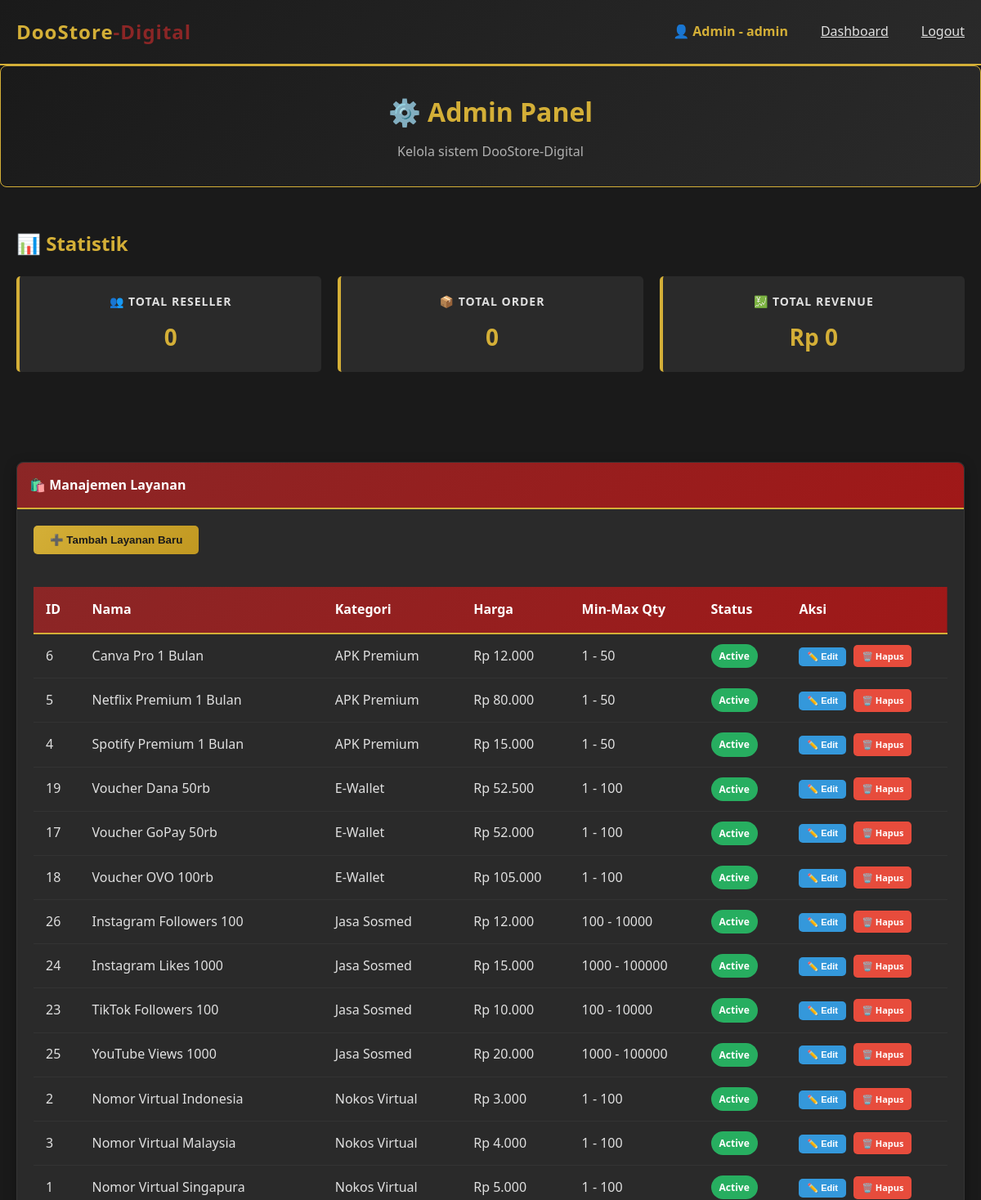
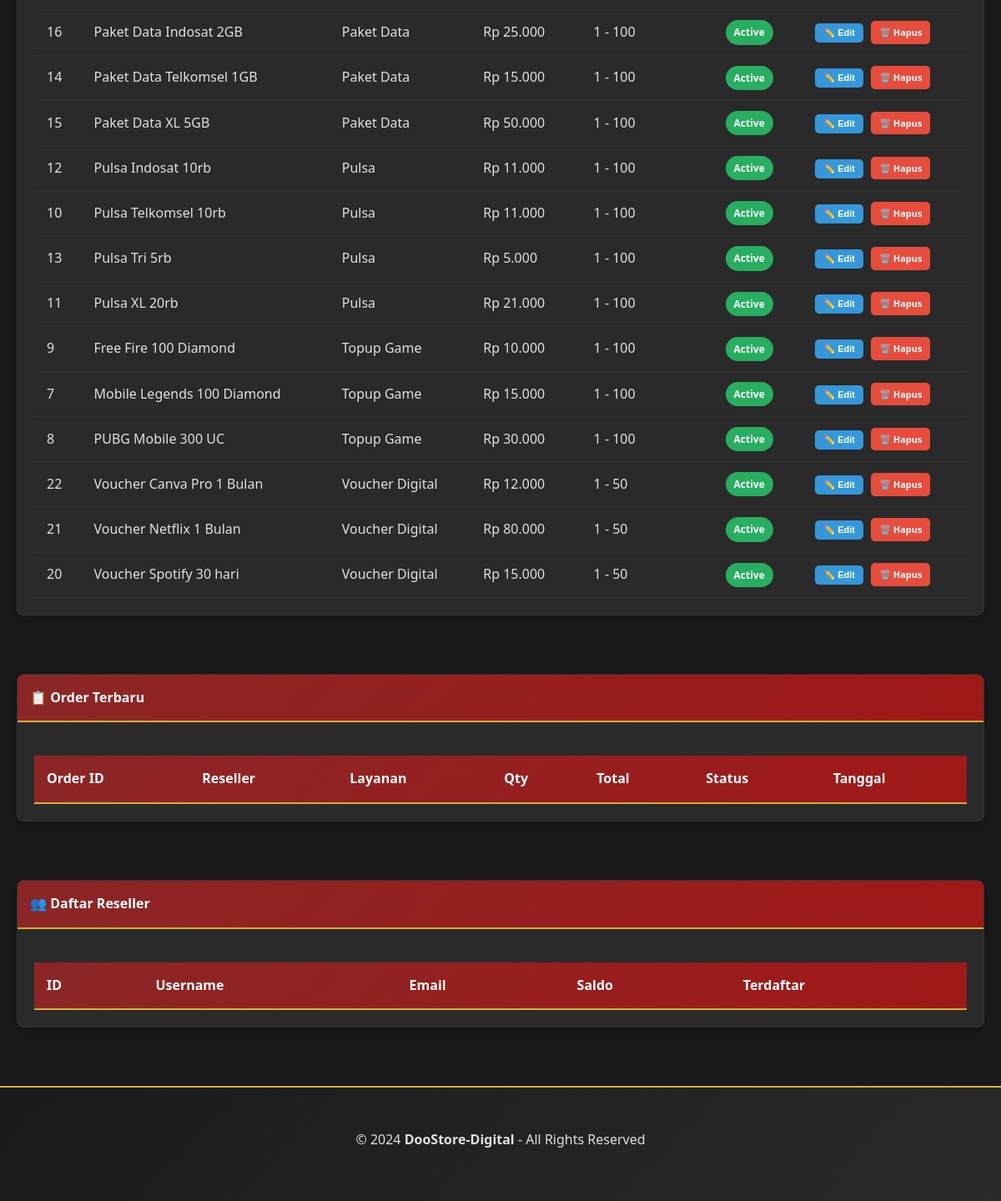
/admin.php (signed in), run on the app's committed database (2 pictures, top to bottom).
### tables this page shows
CREATE TABLE services (
    id INT PRIMARY KEY AUTO_INCREMENT,
    name VARCHAR(100) NOT NULL,
    category VARCHAR(50) NOT NULL,
    price DECIMAL(15, 2) NOT NULL,
    min_qty INT DEFAULT 1,
    max_qty INT DEFAULT 1000,
    description TEXT,
    status ENUM('active', 'inactive') DEFAULT 'active',
    created_at TIMESTAMP DEFAULT CURRENT_TIMESTAMP,
    updated_at TIMESTAMP DEFAULT CURRENT_TIMESTAMP ON UPDATE CURRENT_TIMESTAMP,
    INDEX idx_category (category),
    INDEX idx_status (status)
);

### config.php (called while the page is built, shortened)
<?php
function formatCurrency($amount) {
    return 'Rp ' . number_format($amount, 0, ',', '.');
}
?>

### admin.php (the view, shortened to what this page needs)
<?php
include 'config.php';
$username = $_SESSION['username'];
$stmt = $conn->prepare("SELECT * FROM services ORDER BY category, name");
$stmt->execute();
$services = $stmt->get_result()->fetch_all(MYSQLI_ASSOC);
$stmt = $conn->prepare("SELECT COUNT(*) as total FROM users WHERE role = 'reseller'");
$stmt->execute();
$total_resellers = $stmt->get_result()->fetch_assoc()['total'];
$stmt = $conn->prepare("SELECT COUNT(*) as total FROM orders");
$stmt->execute();
$total_orders = $stmt->get_result()->fetch_assoc()['total'];
$stmt = $conn->prepare("SELECT SUM(total) as total FROM orders WHERE status = 'completed'");
$stmt->execute();
$revenue = $stmt->get_result()->fetch_assoc()['total'] ?? 0;
?>
<!DOCTYPE html>
<html lang="id">
<head>
    <link rel="stylesheet" href="style.css">
</head>
<body>
    <nav class="navbar">
        <div class="container" style="display: flex; justify-content: space-between; align-items: center;">
            <div class="navbar-brand">
                <a href="index.php" style="text-decoration: none; color: inherit;">
                    DooStore<span>-Digital</span>
                </a>
            </div>
            <div style="display: flex; gap: 20px; align-items: center;">
                <span style="color: #d4af37; font-weight: bold;">👤 Admin - <?php echo $username; ?></span>
                <a href="dashboard.php" class="nav-link">Dashboard</a>
                <a href="logout.php" class="nav-link" style="color: #e74c3c;">Logout</a>
            </div>
        </div>
    </nav>
    <div class="dashboard-header">
        <h1>⚙️ Admin Panel</h1>
        <p style="color: #b0b0b0; margin-top: 10px;">Kelola sistem DooStore-Digital</p>
    </div>
    <div class="container section">
        <h2 style="color: #d4af37; margin-bottom: 20px;">📊 Statistik</h2>
        <div class="row col-3">
            <div class="stat-box">
                <h3>👥 Total Reseller</h3>
                <div class="value"><?php echo $total_resellers; ?></div>
            </div>
            <div class="stat-box">
                <h3>📦 Total Order</h3>
                <div class="value"><?php echo $total_orders; ?></div>
            </div>
            <div class="stat-box">
                <h3>💹 Total Revenue</h3>
                <div class="value"><?php echo formatCurrency($revenue); ?></div>
            </div>
        </div>
    </div>
    <div class="container section">
        <div class="card">
            <div class="card-header">🛍️ Manajemen Layanan</div>
            <div class="card-body">
                <button onclick="toggleModal('addServiceModal')" class="btn btn-primary" style="margin-bottom: 20px;">
                    ➕ Tambah Layanan Baru
                </button>
                <table class="table">
                    <thead>
                        <tr>
                            <th>ID</th>
                            <th>Nama</th>
                            <th>Kategori</th>
                            <th>Harga</th>
                            <th>Min-Max Qty</th>
                            <th>Status</th>
                            <th>Aksi</th>
                        </tr>
                    </thead>
                    <tbody>
                        <?php foreach ($services as $service): ?>
                            <tr>
                                <td><?php echo $service['id']; ?></td>
                                <td><?php echo $service['name']; ?></td>
                                <td><?php echo $service['category']; ?></td>
                                <td><?php echo formatCurrency($service['price']); ?></td>
                                <td><?php echo $service['min_qty'] . ' - ' . $service['max_qty']; ?></td>
                                <td>
                                    <span class="badge <?php echo $service['status'] === 'active' ? 'badge-success' : 'badge-danger'; ?>">
                                        <?php echo ucfirst($service['status']); ?>
                                    </span>
                                </td>
                                <td>
                                    <button onclick="editService(<?php echo htmlspecialchars(json_encode($service)); ?>)" class="btn btn-info btn-sm" style="padding: 5px 10px; font-size: 11px;">
                                        ✏️ Edit
                                    </button>
                                    <a href="admin.php?action=delete&id=<?php echo $service['id']; ?>" class="btn btn-danger btn-sm" style="padding: 5px 10px; font-size: 11px; margin-left: 5px;" onclick="return confirm('Yakin ingin menghapus?')">
                                        🗑️ Hapus
                                    </a>
                                </td>
                            </tr>
                        <?php endforeach; ?>
                    </tbody>
                </table>
            </div>
        </div>
    </div>
    <div class="container section">
        <div class="card">
            <div class="card-header">📋 Order Terbaru</div>
            <div class="card-body">
                <table class="table">
                    <thead>
                        <tr>
                            <th>Order ID</th>
                            <th>Reseller</th>
                            <th>Layanan</th>
                            <th>Qty</th>
                            <th>Total</th>
                            <th>Status</th>
                            <th>Tanggal</th>
                        </tr>
                    </thead>
                </table>
            </div>
        </div>
    </div>
    <div class="container section">
        <div class="card">
            <div class="card-header">👥 Daftar Reseller</div>
            <div class="card-body">
                <table class="table">
                    <thead>
                        <tr>
                            <th>ID</th>
                            <th>Username</th>
                            <th>Email</th>
                            <th>Saldo</th>
                            <th>Terdaftar</th>
                        </tr>
                    </thead>
                </table>
            </div>
        </div>
    </div>
    <footer>
        <div class="container">
            <p style="margin-bottom: 10px;">&copy; 2024 <strong>DooStore-Digital</strong> - All Rights Reserved</p>
        </div>
    </footer>
</body>
</html>

### style.css (style rules this page uses)
* { margin: 0; padding: 0; box-sizing: border-box; }
:root { --primary: #1a1a1a; --secondary: #d4af37; --accent: #8b2626; --text: #e0e0e0; --text-dark: #1a1a1a; --border: #333; --hover: #2a2a2a; --success: #27ae60; --danger: #e74c3c; --warning: #f39c12; --info: #3498db; }
body { font-family: 'Segoe UI', Tahoma, Geneva, Verdana, sans-serif; background-color: var(--primary); color: var(--text); line-height: 1.6; }
.navbar { background: linear-gradient(135deg, #1a1a1a 0%, #2a2a2a 100%); border-bottom: 2px solid var(--secondary); padding: 0; margin: 0; box-shadow: 0 2px 10px rgba(0, 0, 0, 0.5); }
.navbar-brand { font-size: 24px; font-weight: bold; color: var(--secondary) !important; letter-spacing: 1px; }
.navbar-brand span { color: var(--accent); }
.nav-link { color: var(--text) !important; margin-left: 20px; transition: all 0.3s ease; position: relative; }
.nav-link::after { content: ''; position: absolute; bottom: 0; left: 0; width: 0; height: 2px; background-color: var(--secondary); transition: width 0.3s ease; }
.container { max-width: 1200px; margin: 0 auto; padding: 20px; }
.section { margin: 30px 0; }
.card { background-color: #2a2a2a; border: 1px solid var(--border); border-radius: 8px; box-shadow: 0 4px 15px rgba(0, 0, 0, 0.3); transition: all 0.3s ease; color: var(--text); }
.card-header { background: linear-gradient(135deg, var(--accent) 0%, #a01818 100%); color: white; border-bottom: 2px solid var(--secondary); padding: 15px; border-radius: 8px 8px 0 0; font-weight: bold; }
.card-body { padding: 20px; }
.btn { padding: 10px 20px; border-radius: 5px; font-weight: 600; border: none; cursor: pointer; transition: all 0.3s ease; display: inline-block; text-align: center; text-decoration: none; }
.btn-primary { background: linear-gradient(135deg, var(--secondary) 0%, #c19821 100%); color: var(--text-dark); }
.btn-danger { background-color: var(--danger); color: white; }
.btn-info { background-color: var(--info); color: white; }
.btn-sm { padding: 6px 12px; font-size: 13px; }
.table { width: 100%; border-collapse: collapse; margin-top: 20px; }
.table thead { background: linear-gradient(135deg, var(--accent) 0%, #a01818 100%); }
.table thead th { color: white; padding: 15px; text-align: left; font-weight: bold; border-bottom: 2px solid var(--secondary); }
.table tbody tr { border-bottom: 1px solid var(--border); transition: all 0.3s ease; }
.table tbody td { padding: 12px 15px; }
.dashboard-header { background: linear-gradient(135deg, #1a1a1a 0%, #2a2a2a 100%); border: 1px solid var(--secondary); padding: 30px; border-radius: 8px; margin-bottom: 30px; text-align: center; }
.dashboard-header h1 { color: var(--secondary); font-size: 32px; margin-bottom: 10px; }
.stat-box { background-color: #2a2a2a; border-left: 4px solid var(--secondary); padding: 20px; border-radius: 5px; margin-bottom: 20px; text-align: center; }
.stat-box h3 { color: var(--text); font-size: 14px; margin-bottom: 10px; text-transform: uppercase; letter-spacing: 1px; }
.stat-box .value { color: var(--secondary); font-size: 28px; font-weight: bold; }
.row { display: grid; grid-template-columns: repeat(auto-fit, minmax(300px, 1fr)); gap: 20px; margin: 20px 0; }
.col-3 { grid-template-columns: repeat(3, 1fr); }
.badge { display: inline-block; padding: 5px 10px; border-radius: 20px; font-size: 12px; font-weight: bold; margin-right: 5px; }
.badge-success { background-color: var(--success); color: white; }
footer { background: linear-gradient(135deg, #1a1a1a 0%, #2a2a2a 100%); border-top: 2px solid var(--secondary); color: var(--text); text-align: center; padding: 30px 20px; margin-top: 50px; }
footer p { margin: 0; }

### data on the page
services: id "6", name "Canva Pro 1 Bulan", category "APK Premium", price "Rp 12.000", min_qty "1", max_qty "50", status "Active"
services: id "5", name "Netflix Premium 1 Bulan", category "APK Premium", price "Rp 80.000", min_qty "1", max_qty "50", status "Active"
services: id "4", name "Spotify Premium 1 Bulan", category "APK Premium", price "Rp 15.000", min_qty "1", max_qty "50", status "Active"
services: id "19", name "Voucher Dana 50rb", category "E-Wallet", price "Rp 52.500", min_qty "1", max_qty "100", status "Active"
services: id "17", name "Voucher GoPay 50rb", category "E-Wallet", price "Rp 52.000", min_qty "1", max_qty "100", status "Active"
services: id "18", name "Voucher OVO 100rb", category "E-Wallet", price "Rp 105.000", min_qty "1", max_qty "100", status "Active"
services: id "26", name "Instagram Followers 100", category "Jasa Sosmed", price "Rp 12.000", min_qty "100", max_qty "10000", status "Active"
services: id "24", name "Instagram Likes 1000", category "Jasa Sosmed", price "Rp 15.000", min_qty "1000", max_qty "100000", status "Active"
services: id "23", name "TikTok Followers 100", category "Jasa Sosmed", price "Rp 10.000", min_qty "100", max_qty "10000", status "Active"
services: id "25", name "YouTube Views 1000", category "Jasa Sosmed", price "Rp 20.000", min_qty "1000", max_qty "100000", status "Active"
services: id "2", name "Nomor Virtual Indonesia", category "Nokos Virtual", price "Rp 3.000", min_qty "1", max_qty "100", status "Active"
services: id "3", name "Nomor Virtual Malaysia", category "Nokos Virtual", price "Rp 4.000", min_qty "1", max_qty "100", status "Active"
services: id "1", name "Nomor Virtual Singapura", category "Nokos Virtual", price "Rp 5.000", min_qty "1", max_qty "100", status "Active"
services: id "16", name "Paket Data Indosat 2GB", category "Paket Data", price "Rp 25.000", min_qty "1", max_qty "100", status "Active"
services: id "14", name "Paket Data Telkomsel 1GB", category "Paket Data", price "Rp 15.000", min_qty "1", max_qty "100", status "Active"
services: id "15", name "Paket Data XL 5GB", category "Paket Data", price "Rp 50.000", min_qty "1", max_qty "100", status "Active"
services: id "12", name "Pulsa Indosat 10rb", category "Pulsa", price "Rp 11.000", min_qty "1", max_qty "100", status "Active"
services: id "10", name "Pulsa Telkomsel 10rb", category "Pulsa", price "Rp 11.000", min_qty "1", max_qty "100", status "Active"
services: id "13", name "Pulsa Tri 5rb", category "Pulsa", price "Rp 5.000", min_qty "1", max_qty "100", status "Active"
services: id "11", name "Pulsa XL 20rb", category "Pulsa", price "Rp 21.000", min_qty "1", max_qty "100", status "Active"
services: id "9", name "Free Fire 100 Diamond", category "Topup Game", price "Rp 10.000", min_qty "1", max_qty "100", status "Active"
services: id "7", name "Mobile Legends 100 Diamond", category "Topup Game", price "Rp 15.000", min_qty "1", max_qty "100", status "Active"
services: id "8", name "PUBG Mobile 300 UC", category "Topup Game", price "Rp 30.000", min_qty "1", max_qty "100", status "Active"
services: id "22", name "Voucher Canva Pro 1 Bulan", category "Voucher Digital", price "Rp 12.000", min_qty "1", max_qty "50", status "Active"
services: id "21", name "Voucher Netflix 1 Bulan", category "Voucher Digital", price "Rp 80.000", min_qty "1", max_qty "50", status "Active"
services: id "20", name "Voucher Spotify 30 hari", category "Voucher Digital", price "Rp 15.000", min_qty "1", max_qty "50", status "Active"

### other printed values
$username "admin"
$total_resellers "0"
$total_orders "0"
formatCurrency($revenue) "Rp 0"
